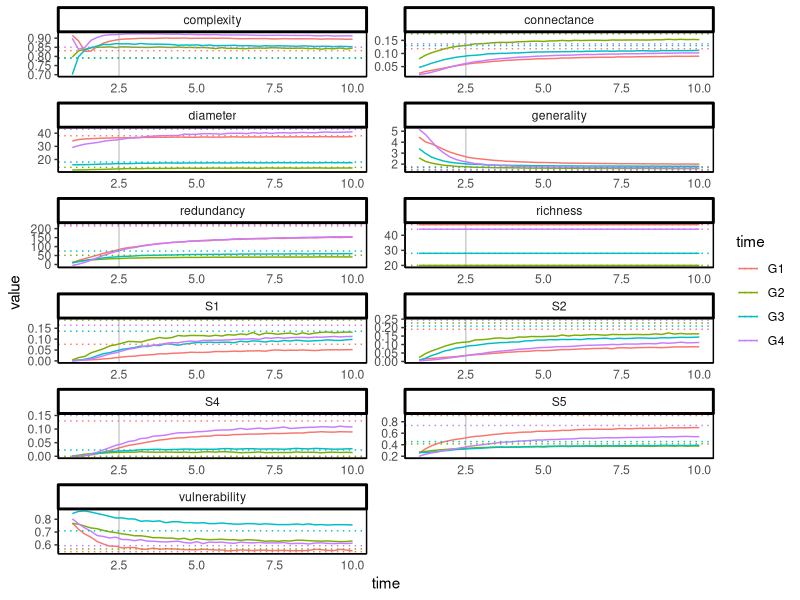
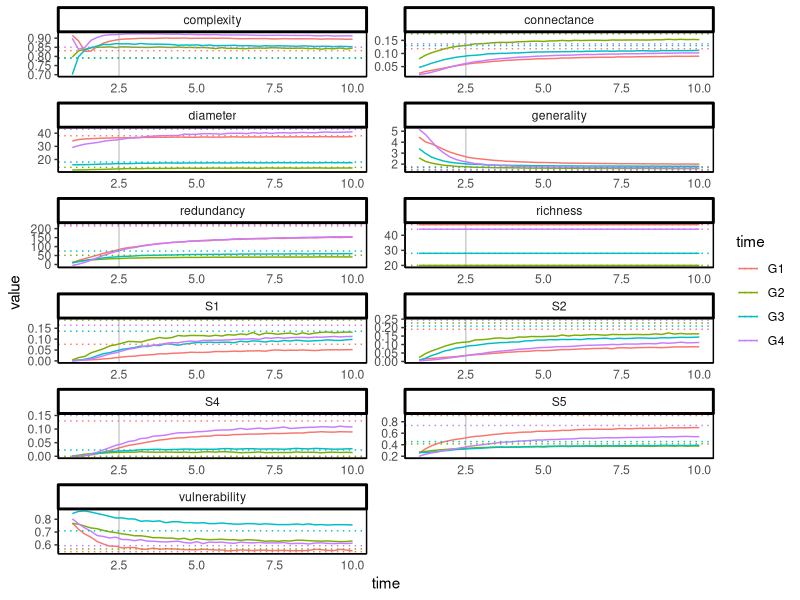

Recreate these plots in R, in order.
library(tidyverse)

# set path to code sub dir
setwd(here("code"))

# import data
metaweb <- read_csv("../data/processed/topology.csv") %>%
  filter(model == "pfim_metaweb") %>%
  select(-c(distance, n_rep)) %>%
  # remove metaweb pfims
  pivot_longer(
    cols = -c(time, model),
    names_to = "stat",
    values_to = "stat_val") %>%
  group_by(time, stat) %>%
  summarise(mean = mean(stat_val, na.rm = TRUE))

read_csv("../data/dunhill/topology.csv") %>%
  select(-c(distance, n_rep)) %>%
  # remove metaweb pfims
  pivot_longer(
    cols = -c(y_val, time),
    names_to = "stat",
    values_to = "stat_val") %>%
  group_by(time, y_val, stat) %>% 
  summarise(mean = mean(stat_val, na.rm = TRUE)) %>%
  ggplot(.,
         aes(y = mean,
             x = y_val,
             group = time,
             colour = time)) +
  geom_vline(xintercept = 2.5,
             alpha = 0.2) +
  geom_line() +
  geom_hline(data = metaweb,
             aes(yintercept = mean,
                 colour = time),
             linetype = 3) +
  facet_wrap(vars(stat),
             scales = 'free',
             ncol = 2) +
  scale_size(guide = 'none') +
  xlab("time") +
  ylab("value") +
  coord_cartesian(clip = "off") +
  theme_classic() +
  theme(panel.border = element_rect(colour = 'black',
                                    fill = "#ffffff00"),
        axis.ticks.x = element_blank())

ggsave("../figures/pfim_downsample.png",
       width = 5000,
       height = 6000,
       units = "px",
       dpi = 600)
